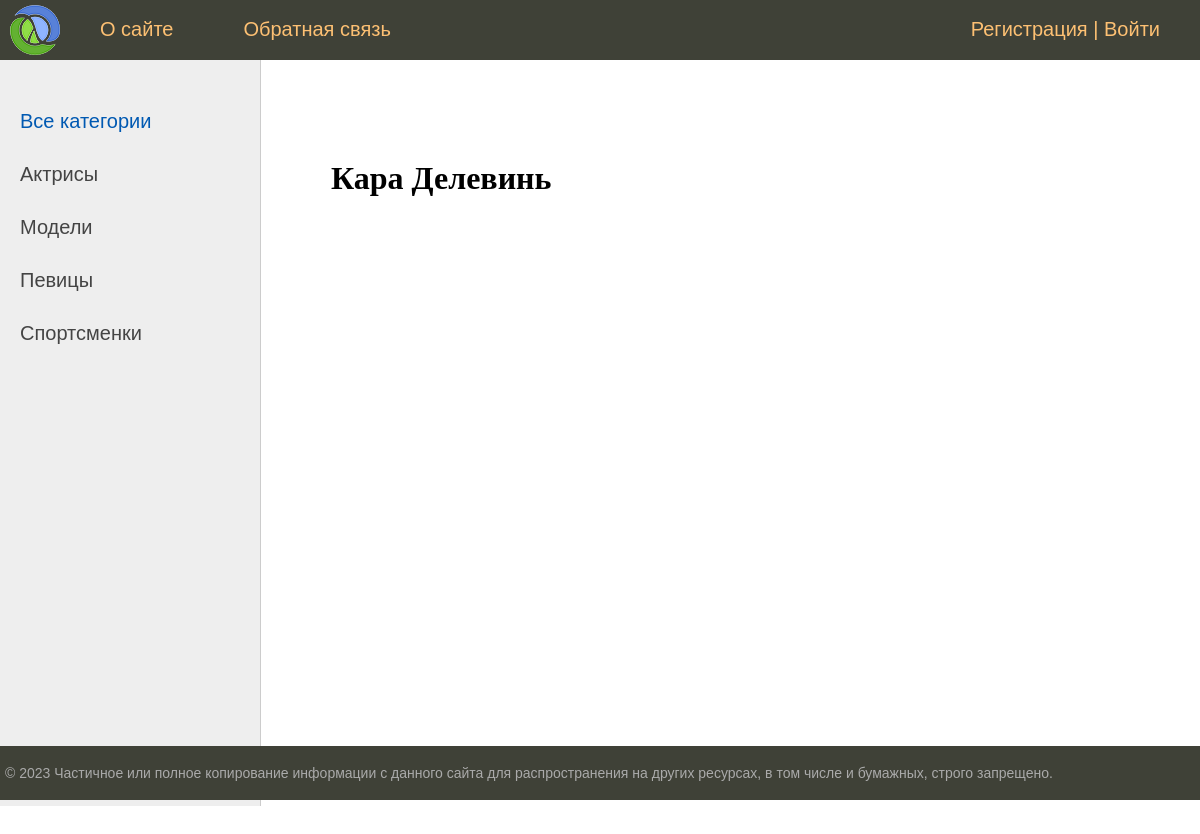
The page /post/kara-delevin/ on the database its author committed.
### women/models.py (models this page shows, shortened)
class Category(models.Model):
    name = models.CharField(max_length=100, db_index=True)
    slug = models.SlugField(max_length=255, unique=True, db_index=True, verbose_name='URL')
    def get_absolute_url(self):
        return reverse('category', kwargs={'cat_slug': self.slug})
    class Meta:
        verbose_name = "Виды деятельности"
        verbose_name_plural = "Виды деятельности"

class Women(models.Model):
    title = models.CharField(max_length=255, verbose_name='Заголовок')
    slug = models.SlugField(max_length=255, unique=True, db_index=True, verbose_name='URL')
    content = models.TextField(blank=True, verbose_name='Контент')
    photo = models.ImageField(upload_to="photos/%Y/%m/%d/", blank=True, verbose_name='Фото')
    time_created = models.DateTimeField(auto_now_add=True, verbose_name='Создан')
    time_updated = models.DateTimeField(auto_now=True, verbose_name='Обновлено')
    is_published = models.BooleanField(default=True, verbose_name='Опубликовано')
    cat = models.ForeignKey('Category', on_delete=models.PROTECT, verbose_name='Категория')
    def __str__(self):
        return self.title
    class Meta:
        verbose_name = "Известные женщины"
        verbose_name_plural = "Известные женщины"
        ordering = ['-time_created']

### women/views.py (the view)
# urls.py: path('post/<slug:post_slug>/', ShowPost.as_view(), name='post'),
class ShowPost(DataMixin, DetailView):
    model = Women
    template_name = 'women/post.html'
    slug_url_kwarg = 'post_slug'
    context_object_name = 'post'
    def get_context_data(self, *, object_list=None, **kwargs):
        context = super().get_context_data(**kwargs)
        c_def = self.get_user_context(title=context['post'])
        context = dict(list(context.items()) + list(c_def.items()))
        return context

### women/utils.py (called while the page is built)
    def get_user_context(self, **kwargs):
        context = kwargs
        cats = cache.get('cats')
        if not cats:
            cats = Category.objects.annotate(Count('women'))
            cache.set('cats', cats, 60)
        user_menu = menu.copy()
        if not self.request.user.is_authenticated:
            user_menu.pop(1)
        context['menu'] = user_menu
        context['cats'] = cats
        if 'cat_selected' not in context:
            context['cat_selected'] = 0
        return context

### women/templates/women/post.html (shortened to what this page needs)
{% extends 'women/base.html' %}
{% block content %}
<h1>{{ post.title }}</h1>
{% endblock %}

### women/templates/women/base.html (shortened to what this page needs)
{% load static %}
{% load women_tags %}
<!DOCTYPE html>
<html>
<head>
	<link type="text/css" href="{% static 'women/css/styles.css' %}" rel="stylesheet" />
</head>
<body>
<table class="table-page" border=0 cellpadding="0" cellspacing="0">
<tr><td valign=top>
{% block mainmenu %}
		<div class="header">
			<ul id="mainmenu" class="mainmenu">
			<li class="logo"><a href="{% url 'home' %}"><div class="logo"></div></a></li>
{% for m in menu %}
			<li><a href="{% url m.url_name %}">{{m.title}}</a></li>
{% endfor %}
			{% if request.user.is_authenticated %}
			<li class="last"> {{user.username}} |<a href="{% url 'logout' %}">Выйти</a></li>
			{% else %}
			<li class="last"><a href="{% url 'register' %}">Регистрация</a> | <a href="{% url 'login'%}">Войти</a></li>
			{% endif %}
			</ul>
		</div>
{% endblock mainmenu %}
<table class="table-content" border=0 cellpadding="0" cellspacing="0">
<tr>
	<td valign="top" class="left-chapters">
	<ul id="leftchapters">
{% if cat_selected == 0 %}
	<li class="selected">Все категории</li>
{% else	%}
	<li><a href="{% url 'home' %}">Все категории</a></li>
{% endif %}
{% for c in cats %}
{% if c.women__count > 0 %}
		{% if c.pk == cat_selected %}
			<li class="selected">{{ c.name }}</li>
		{% else %}
			<li><a href="{{ c.get_absolute_url }}">{{ c.name }}</a></li>
		{% endif %}
{% endif %}
{% endfor %}
<td valign="top" class="content">
	<div class="content-text">
{% block content %}
{% endblock %}
	</div>
</td></tr></table>
</td></tr>
<tr><td valign=top>
	<div id="footer">
		<p>&copy; 2023 Частичное или полное копирование информации с данного сайта для распространения на других ресурсах, в том числе и бумажных, строго запрещено.</p>
	</div>
</td></tr></table>
</body>
</html>

### women/static/women/css/styles.css (style rules this page uses)
html, body { font-family: 'Arial'; margin: 0; padding: 0; height: 100%; width: 100%; color: #444; }
a { color: #0059b2; text-decoration: none; }
.table-page { width: 100%; height: 100%; vertical-align: top; }
.table-page tr { height: 100%; }
.header { background: #3F4137; height: 60px; }
.logo { background: url('../images/logo.png') no-repeat 10px 5px; width: 70px; height: 60px; }
ul.mainmenu { list-style: none; margin: 0; padding: 0; height: 60px; color: #fdc073; font-size: 20px; overflow: hidden; }
ul.mainmenu li { float: left; margin: 18px 40px 0 30px; }
ul.mainmenu li.logo { margin: 0; }
ul.mainmenu li.last { float: right; }
ul.mainmenu li a { color: #fdc073; text-decoration: none; }
.table-content { width: 100%; min-height: 100%; height: 100%; }
.left-chapters { margin: 0; background: #eee; border-right: 1px solid #ccc; min-height: 100%; }
.left-chapters ul { width: 230px; min-height: 100%; margin: 0; padding: 20px 10px 10px 20px; list-style: none; font-size: 20px; }
.left-chapters ul li { margin: 30px 0 0 0; color: #999; }
.left-chapters ul li.selected { color: #0059b2; }
.left-chapters ul li a { color: #444; text-decoration: none; }
.content { padding: 40px 20px 20px 40px; width: 100%; box-sizing: border-box; }
.content-text { margin: 60px 0 0 30px; color: #000; font-size: 20px; font-family: Yandex Sans Display Light; }
.content-text h1 { font-size: 32px; }
#footer { box-sizing: border-box; background: #3F4137; padding: 5px; color: #aaa; font-size: 14px; font-family: Verdana, Geneva, Arial, Helvetica; text-align: left; overflow: hidden; }

### rows shown on the page
Category: name "Актрисы"
Category: name "Модели"
Category: name "Певицы"
Category: name "Спортсменки"
Women: title "Кара Делевинь"

### other values the page prints
{{ m.title }} "О сайте" "Обратная связь"
